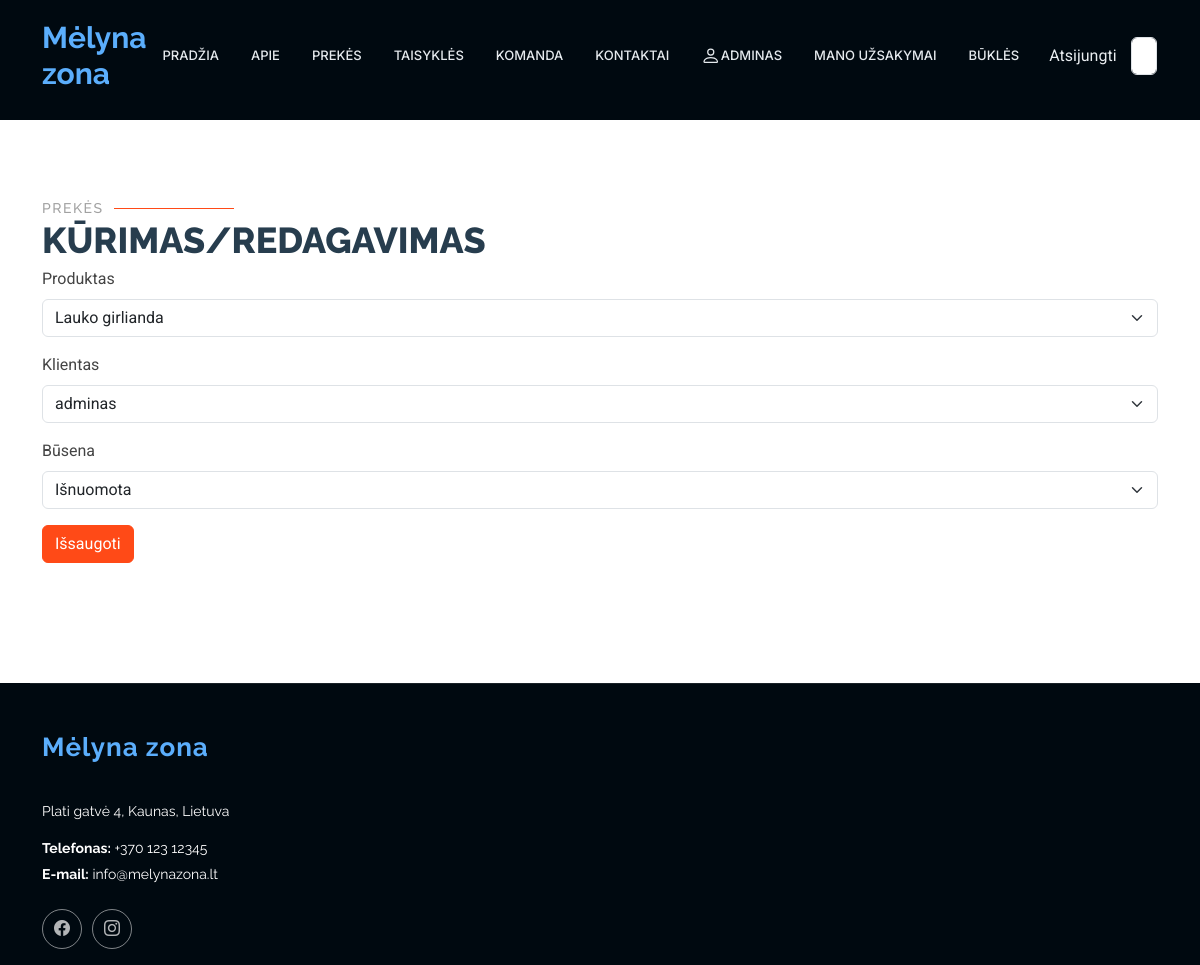
/rent/statuses/20/update/ (signed in), run on an earlier commit of the app's database.
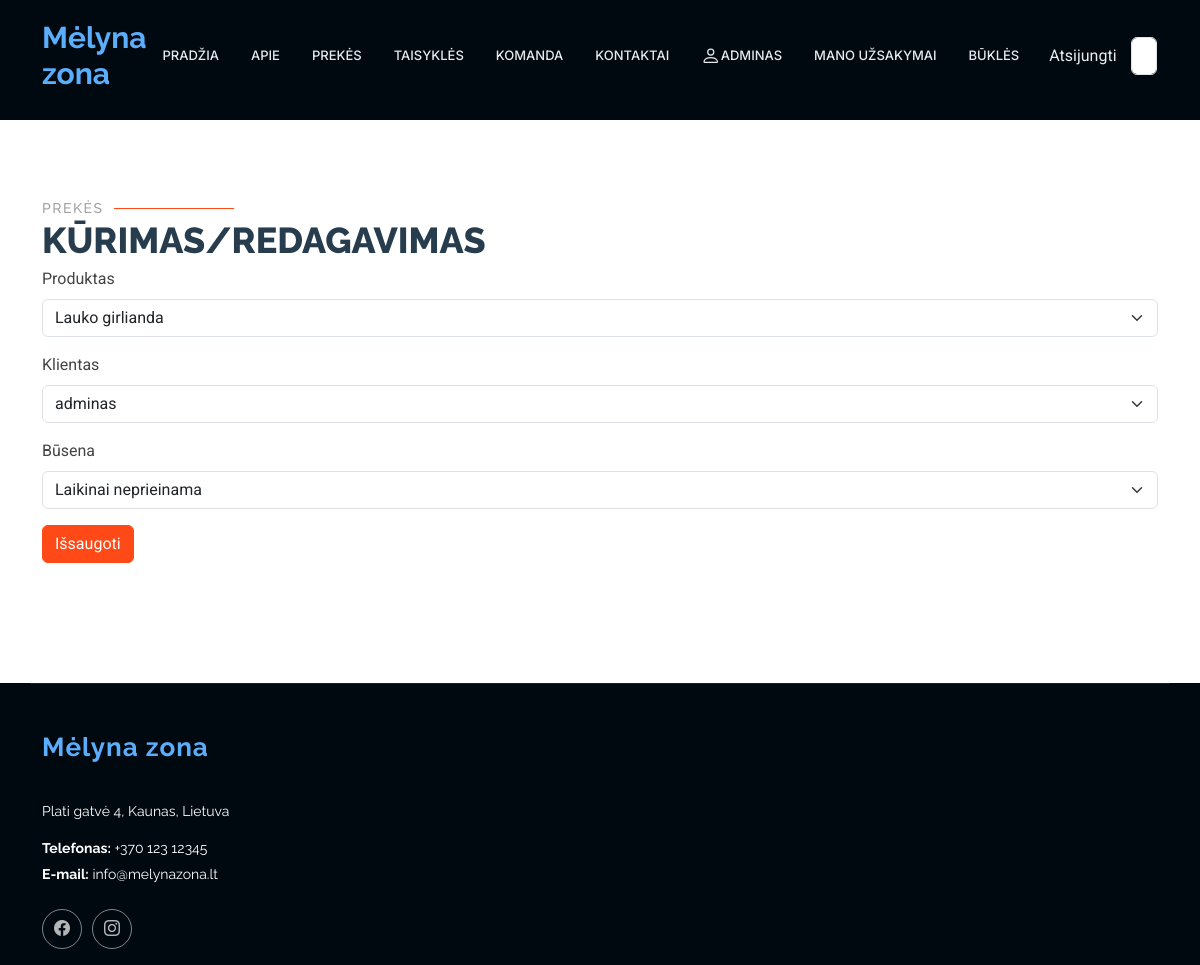
And on a later commit of the database.
### rent/models.py (models this page shows, shortened)
class Status(models.Model):
    uuid = ShortUUIDField(help_text='Unikalus ID vienodams produktams')
    product = models.ForeignKey(to="Product", null=True, blank=True, on_delete=models.CASCADE, verbose_name="Produktas", related_name="product_status")
    is_available = models.BooleanField(default=True)
    customer = models.ForeignKey(to=User, null=True, blank=True, on_delete=models.SET_NULL, verbose_name="Klientas")
    reservations = models.ForeignKey(to="Reservation", on_delete=models.SET_NULL, null=True, blank=True, related_name="status_reservations")
    LOAN_STATUS = (
        ('n', 'Laikinai neprieinama'),
        ('i', 'Išnuomota'),
        ('g', 'Prekę turime sandėlyje.'),
        ('r', 'Rezervuota'),
    )
    condition = models.CharField(max_length=1, choices=LOAN_STATUS, blank=True, default="a", verbose_name="Būsena")
    class Meta:
        ordering = ['due_date']
        verbose_name = "Produkto būsena"
        verbose_name_plural = "Produktų būsenos"
        ordering = ['-pk']

### rent/views.py (the view, shortened to what this page needs)
# urls.py: path('statuses/<int:pk>/update/', views.StatusUpdateView.as_view(), name='status_update'),
class StatusUpdateView(LoginRequiredMixin, UserPassesTestMixin, generic.UpdateView):
    model = Status
    template_name = "status_form.html"
    fields = ['product', 'customer', 'condition']
    def test_func(self):
        return self.request.user.profile.is_employee

### rent/models.py (called while the page is built)
    def __str__(self):
        return self.name

### rent/templates/status_form.html (shortened to what this page needs)
{% extends "base2.html" %}
{% load i18n %}
{% load static %}
{% block "content" %}
<section id="registration" class="contact section">
    <div class="container section-title" data-aos="fade-up">
        <h2>Prekės</h2>
        <p>Kūrimas/redagavimas</p>
    <div class="content-section">
        <form method="POST">
            {% load crispy_forms_tags %}
            {{ form|crispy }}
            <div class="form-group">
                <button class="btn btn-outline text-white" style="background-color: #ff4a17; border-color: #ff4a17;" type="submit">Išsaugoti</button>
            </div>
        </form>
</section>
{% endblock %}

What changed in the data, as far as the page shows it:
changed Status "Lauko girlianda": condition "Išnuomota" → "Laikinai neprieinama"
